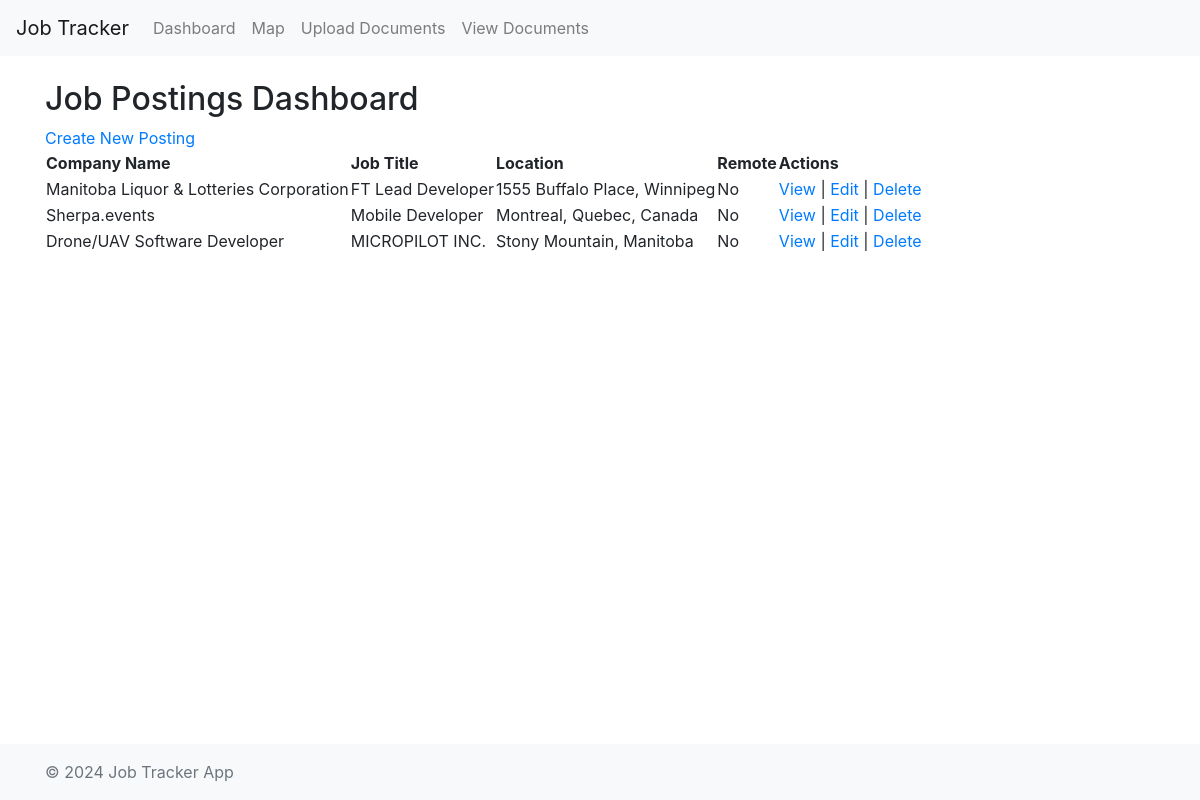
The page / on the database its author committed.
### JobTracker/tracker/models.py (models this page shows, shortened)
class JobPosting(models.Model):
    company_name = models.CharField(max_length=255, blank="Untitled Company")
    job_title = models.CharField(max_length=255, blank="Untitled Job")  # New field
    posting_url = models.URLField(max_length=500, blank="None")  # New field for job posting URL
    location = models.CharField(max_length=255, blank="Unspecified")  # Changed from address to location
    is_remote = models.BooleanField(default=False)  # New field for remote work
    description = models.TextField(blank="No description provided")
    latitude = models.FloatField(null=True, blank=True)
    longitude = models.FloatField(null=True, blank=True)
    date_created = models.DateTimeField(default=timezone.now)  # Auto-generated field

### JobTracker/tracker/views.py (the view)
# urls.py: path('', views.dashboard, name='home'),
def dashboard(request):
    postings = JobPosting.objects.all()
    return render(request, 'tracker/dashboard.html', {'postings': postings})

### JobTracker/tracker/templates/tracker/dashboard.html
{% extends 'tracker/base.html' %}
{% block content %}
<h2>Job Postings Dashboard</h2>
<a href="{% url 'create_posting' %}" class="button">Create New Posting</a>
<table>
    <thead>
        <tr>
            <th>Company Name</th>
            <th>Job Title</th>
            <th>Location</th>
            <th>Remote</th>
            <th>Actions</th>
        </tr>
    </thead>
    <tbody>
        {% for posting in postings %}
        <tr>
            <td>{{ posting.company_name }}</td>
            <td>{{ posting.job_title }}</td>
            <td>{{ posting.location }}</td>
            <td>{{ posting.is_remote|yesno:"Yes,No" }}</td>
            <td>
                <a href="{% url 'view_posting' posting.pk %}">View</a> |
                <a href="{% url 'edit_posting' posting.pk %}">Edit</a> |
                <a href="{% url 'delete_posting' posting.pk %}" onclick="return confirm('Are you sure you want to delete this posting?');">Delete</a>
            </td>
        </tr>
        {% endfor %}
    </tbody>
</table>
{% endblock %}

### JobTracker/tracker/templates/tracker/base.html (shortened to what this page needs)
<!DOCTYPE html>
<html lang="en">
<head>
    <link rel="stylesheet" href="https://stackpath.bootstrapcdn.com/bootstrap/4.5.2/css/bootstrap.min.css">
    {% load static %}
    <link rel="stylesheet" href="{% static 'tracker/css/styles.css' %}">
</head>
<body>
    <div class="wrapper">
        <nav class="navbar navbar-expand-lg navbar-light bg-light">
            <a class="navbar-brand" href="#">Job Tracker</a>
            <div class="collapse navbar-collapse">
                <ul class="navbar-nav mr-auto">
                    <li class="nav-item">
                        <a class="nav-link" href="{% url 'dashboard' %}">Dashboard</a>
                    </li>
                    <li class="nav-item">
                        <a class="nav-link" href="{% url 'map_view' %}" class="button">Map</a>
                    </li>
                    <li class="nav-item">
                        <a class="nav-link" href="{% url 'upload_files' %}">Upload Documents</a>
                    </li>
                    <li class="nav-item">
                        <a class="nav-link" href="{% url 'view_all_documents' %}">View Documents</a>
                    </li>
                </ul>
            </div>
        </nav>
        <div class="container mt-4">
            {% block content %}{% endblock %}
        </div>
        <footer class="footer mt-auto py-3 bg-light">
            <div class="container">
                <span class="text-muted">&copy; 2024 Job Tracker App</span>
            </div>
        </footer>
    </div>
</body>
</html>

### JobTracker/tracker/static/tracker/css/styles.css (style rules this page uses)
html, body { height: 100%; margin: 0; }
.wrapper { display: flex; flex-direction: column; min-height: 100vh; }
.container { flex: 1; }

### rows shown on the page
JobPosting: company_name "Manitoba Liquor & Lotteries Corporation", job_title "FT Lead Developer", location "1555 Buffalo Place, Winnipeg", is_remote "No"
JobPosting: company_name "Sherpa.events", job_title "Mobile Developer", location "Montreal, Quebec, Canada", is_remote "No"
JobPosting: company_name "Drone/UAV Software Developer", job_title "MICROPILOT INC.", location "Stony Mountain, Manitoba", is_remote "No"
